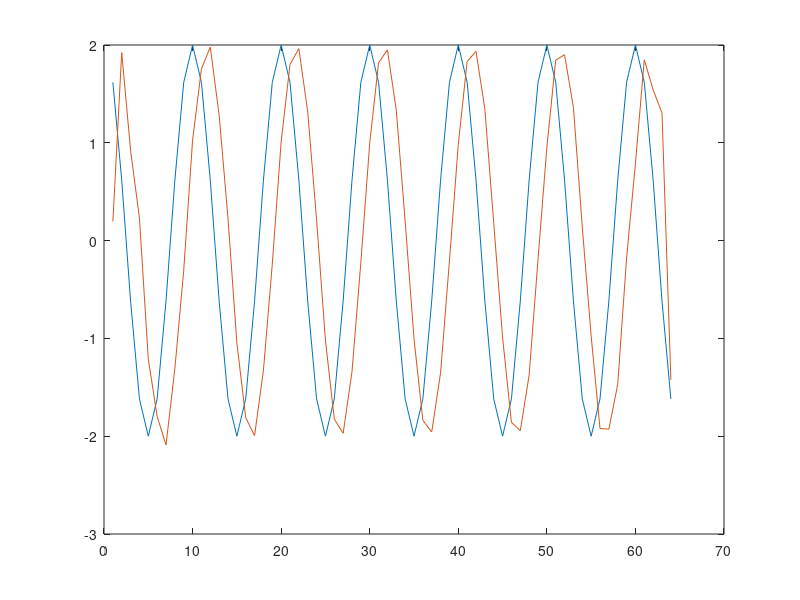

The MATLAB script that drew this image:
clear
N = 64;Fs = 10;
t = (1:N)/Fs;
% x = 2*sin(2*pi*50*t + pi/3) + 3*cos(2*pi*30*t);
x = 2*cos(2*pi*t);
X = hilbert(x);
Y = fft(X);
phi = -pi/3;
Ycheck = abs(Y).*exp(1i*angle(Y) + 1i*phi);
y = ifft(Ycheck);
% phi = -pi/3;
% index = 1:numel(Y)/2+1;
% Y(index) = abs(Y(index)).*exp(1i*angle(Y(index)) + 1i*phi);
% index = numel(Y)/2+2:numel(Y);
% Y(index) = abs(Y(index)).*exp(1i*angle(Y(index)) - 1i*phi);
% ycheck = ifft(Y);

figure(1)
plot(x)
hold on
plot(real(y))
